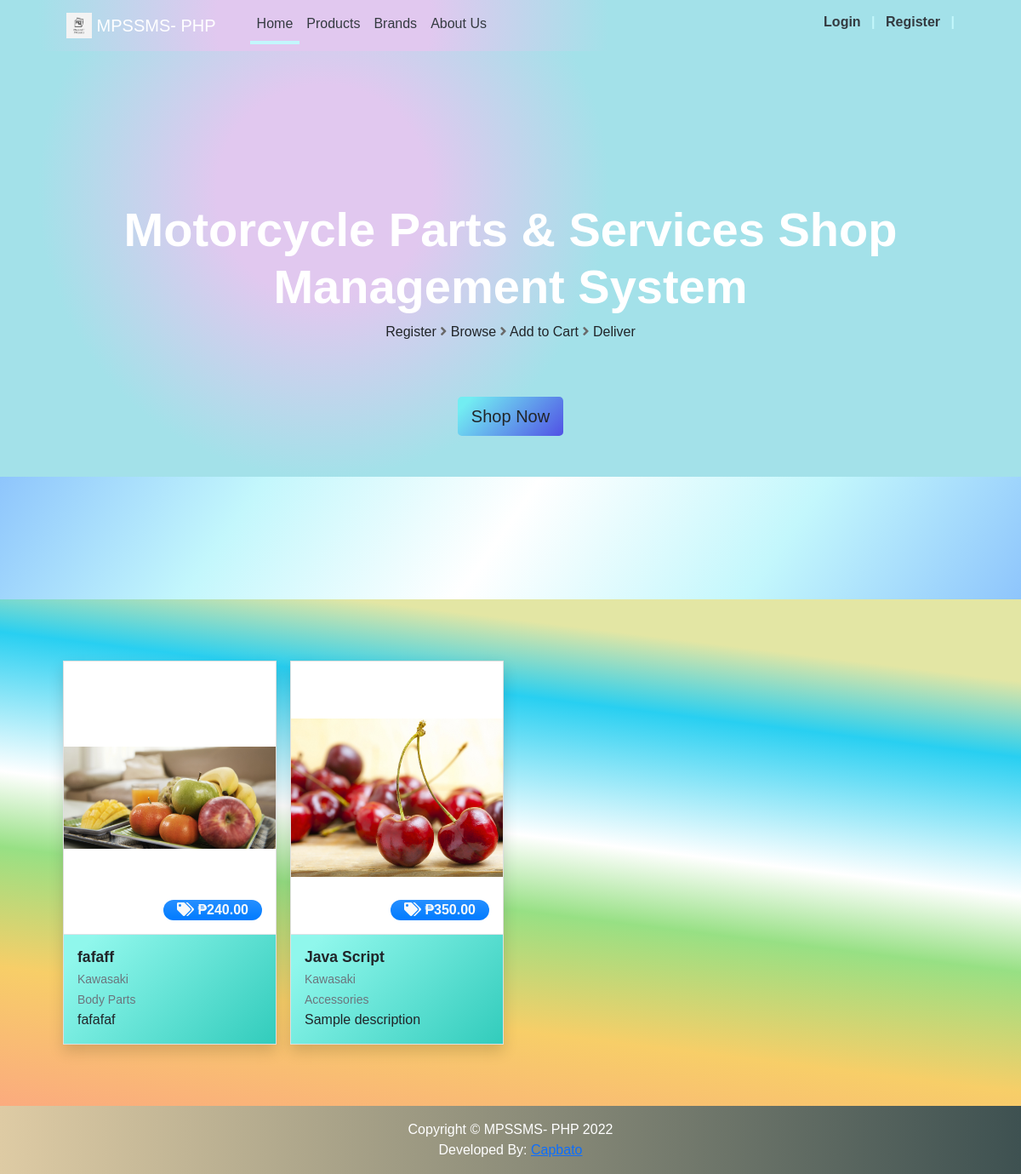
The page / on the database its author committed.
### tables this page shows
CREATE TABLE `product_list` (
  `id` int(55) NOT NULL,
  `brand_id` int(55) NOT NULL,
  `category_id` int(55) NOT NULL,
  `name` text NOT NULL,
  `models` text NOT NULL,
  `description` text NOT NULL,
  `price` float NOT NULL DEFAULT 0,
  `status` tinyint(1) NOT NULL DEFAULT 1,
  `image_path` text NOT NULL,
  `delete_flag` tinyint(1) NOT NULL DEFAULT 0,
  `date_created` datetime NOT NULL DEFAULT current_timestamp(),
  `date_updated` datetime DEFAULT NULL ON UPDATE current_timestamp()
);

CREATE TABLE `brand_list` (
  `id` int(30) NOT NULL,
  `name` text NOT NULL,
  `image_path` text NOT NULL,
  `delete_flag` tinyint(1) NOT NULL DEFAULT 0,
  `status` tinyint(1) NOT NULL DEFAULT 1,
  `date_created` datetime NOT NULL DEFAULT current_timestamp(),
  `date_updated` datetime DEFAULT NULL ON UPDATE current_timestamp()
);

CREATE TABLE `categories` (
  `id` int(30) NOT NULL,
  `category` varchar(250) NOT NULL,
  `status` tinyint(1) NOT NULL DEFAULT 1,
  `delete_flag` tinyint(1) NOT NULL DEFAULT 0,
  `date_created` datetime NOT NULL DEFAULT current_timestamp()
);

### classes/DBConnection.php (called while the page is built, shortened)
<?php
class DBConnection{
    private $host = DB_SERVER;
    private $username = DB_USERNAME;
    private $password = DB_PASSWORD;
    private $database = DB_NAME;
    public $conn;
    public function __construct(){
        if (!isset($this->conn)) {
            $this->conn = new mysqli($this->host, $this->username, $this->password, $this->database);
        }
    }
}
?>

### config.php (called while the page is built, shortened)
<?php
require_once('classes/DBConnection.php');
require_once('classes/SystemSettings.php');
function validate_image($file){
    $file = explode("?",$file)[0];
	if(!empty($file)){
		if(is_file(base_app.$file)){
			return base_url.$file;
		}else{
			return base_url.'dist/img/no-image-available.png';
		}
	}else{
		return base_url.'dist/img/no-image-available.png';
	}
}
?>

### home.php (the view, shortened to what this page needs)
 <header class="bg-dark py-5" id="main-header">
    <div class="container h-100 d-flex align-items-end justify-content-center w-100">
        <div class="text-center text-white w-100">
            <h1 class="display-4 fw-bolder mx-5"><?php echo $_settings->info('name') ?></h1>
            <div class="col-auto mt-2">
                <div>
                <p class="text-dark">
                    Register <i class="fa fa-angle-right"style="color: dimgray;"></i>
                    Browse <i class="fa fa-angle-right"style="color: dimgray;"></i>
                    Add to Cart <i class="fa fa-angle-right"style="color: dimgray;"></i>
                    Deliver</p>
                <br><br>
                <div><a class="btn btn-lg" href="./?p=products" style="background-image:linear-gradient( 135deg, #72EDF2 10%, #5151E5 100%);outline:0;border:0;">Shop Now</a></div>
            </div>
        </div>
    </div>
</header>
</head>
<body>
<div class="shadow" style="height:9rem;width:100%;background-color: #8EC5FC;
background-image: linear-gradient(125deg, #8EC5FC 0%, #c3f7fc 24%, #ffffff 49%, #c3f7fc 75%, #8ec5fc 100%);
">
    <div class="slideshow-container">
    </div>
</div>
<section class="py-5" style="background-color: #FBAB7E;
background-image: linear-gradient(7deg, #FBAB7E 0%, #F7CE68 22%, #97e084 41%, #ffffff 53%, #28cff1 75%, #e3e6a4 87%);
">
    <div class="container px-4 px-lg-5 mt-3">
        <div class="row row-cols-sm-1 row-cols-md-2 row-cols-xl-4">
            <?php
                $products = $conn->query("SELECT p.*,b.name as brand, c.category FROM `product_list` p inner join brand_list b on p.brand_id = b.id inner join `categories` c on p.category_id = c.id where p.delete_flag = 0 and p.status = 1 order by RAND() limit 4");
                while($row= $products->fetch_assoc()):
            ?>
                <a class="col px-2 py-2 text-decoration-none text-dark product-item" href ="./?p=products/view_product&id=<?= $row['id'] ?>">
                    <div  class="card rounded-0 shadow">
                        <div class="product-img-holder overflow-hidden position-relative">
                            <img src="<?= validate_image($row['image_path']) ?>" alt="Product Image" class="img-top"/>
                            <span class="position-absolute price-tag rounded-pill bg-gradient-primary text-light px-3">
                                <i class="fa fa-tags"></i> <b>&#8369;<?= number_format($row['price'],2) ?></b>
                            </span>
                        </div>
                        <div style="background-image: linear-gradient( 135deg, #90F7EC 10%, #32CCBC 100%);" class="card-body border-top">
                            <h4 class="card-title my-0"><b><?= $row['name'] ?></b></h4><br>
                            <small class="text-muted"><?= $row['brand'] ?></small><br>
                            <small class="text-muted"><?= $row['category'] ?></small>
                            <p class="m-0 truncate-5"><?= strip_tags(html_entity_decode($row['description'])) ?></p>
                        </div>
                    </div>
                </a>
            <?php endwhile; ?>
        </div>
    </div>
</section>

### home.php (style rules this page uses)
body { font-family: Helvetica, sans-serif; }
* { box-sizing: border-box; }
body { font-family: Verdana, sans-serif; }
img { vertical-align: middle; }
.slideshow-container { max-width: 150px; position: relative; margin: auto; }

### index.php (style rules this page uses)
body { font-family: Helvetica, sans-serif; }

### rows shown on the page
product_list: shows a picture, price "240.00", name "fafaff", brand_list.name "Kawasaki", category.category "Body Parts", description "fafafaf"
product_list: shows a picture, price "350.00", name "Java Script", brand_list.name "Kawasaki", category.category "Accessories", description "Sample description"

### other values the page prints
$_settings->info('short_name') "MPSSMS- PHP"
$_settings->info('name') "Motorcycle Parts & Services Shop Management System"
